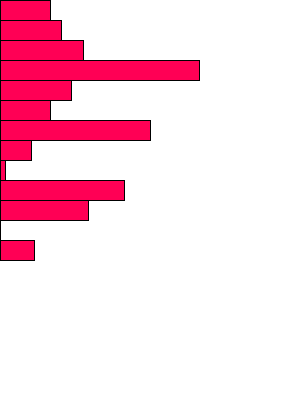
Frame 1 (no input)
Frame 60 (the mouse pressed at the canvas centre just before this capture): identical to frame 1, image omitted
Frame 120 (the mouse held since frame 60 and released just before this capture): identical to frame 1, image omitted

The Processing sketch that drew this single still picture (run headless with seeded random() and noise(); from frame 60 on, the mouse is pressed at the canvas centre):

// Processing sketch: ArrayPracticeGraphics
// ── ArrayPracticeGraphics.pde
void setup(){
  size(300, 400);
  background(#FFFFFF);
}

void draw(){
  barsArrayBetterWay();
}

void barsArrayBetterWay(){
    // create an array called bars and populate it with numbers
    int[] bars = {50, 61, 83, 199, 71, 50, 150, 31, 5, 124,  88, 0, 34};
    fill(#FF0055);
    // read one array element at a time using a for loop
    for (int i = 0; i < bars.length; i++){
      rect(0,i*20 ,bars[i] , 20);
    }
}

void barsArrayLongWay(){
  int x0 = 50;
  int x1 = 61;
  int x2 = 83;
  int x3 = 199;
  int x4 = 71;
  int x5 = 50;
  int x6 = 150;
  int x7 = 31;
  int x8 = 5;
  int x9 = 124;
  fill(#0000FF);
  rect(0, 0, x0, 20);
  rect(0, 20, x1, 20);
  rect(0, 40, x2, 20);
  rect(0, 60, x3, 20);
  rect(0, 80, x4, 20);
  rect(0, 100, x5, 20);
  rect(0, 120, x6, 20);
  rect(0, 140, x7, 20);
  rect(0, 160, x8, 20);
  rect(0, 180, x9, 20); 
}
